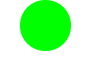
<?xml version="1.0" encoding="UTF-8"?>
<ui version="4.0">
 <class>MainWindow</class>
 <widget class="QMainWindow" name="MainWindow">
  <property name="geometry">
   <rect>
    <x>0</x>
    <y>0</y>
    <width>94</width>
    <height>81</height>
   </rect>
  </property>
  <property name="windowTitle">
   <string>MainWindow</string>
  </property>
  <property name="styleSheet">
   <string notr="true">background:transparent;</string>
  </property>
  <widget class="QWidget" name="centralwidget">
   <widget class="QLabel" name="label">
    <property name="geometry">
     <rect>
      <x>20</x>
      <y>0</y>
      <width>51</width>
      <height>51</height>
     </rect>
    </property>
    <property name="styleSheet">
     <string notr="true">background-color: rgb(0, 255, 0);
/*background-color: rgb(255, 0, 0);*/
border : 0px solid #fff;
border-radius : 25%;</string>
    </property>
    <property name="text">
     <string/>
    </property>
   </widget>
  </widget>
  <widget class="QMenuBar" name="menubar">
   <property name="geometry">
    <rect>
     <x>0</x>
     <y>0</y>
     <width>94</width>
     <height>21</height>
    </rect>
   </property>
  </widget>
  <widget class="QStatusBar" name="statusbar"/>
 </widget>
 <resources/>
 <connections/>
</ui>
